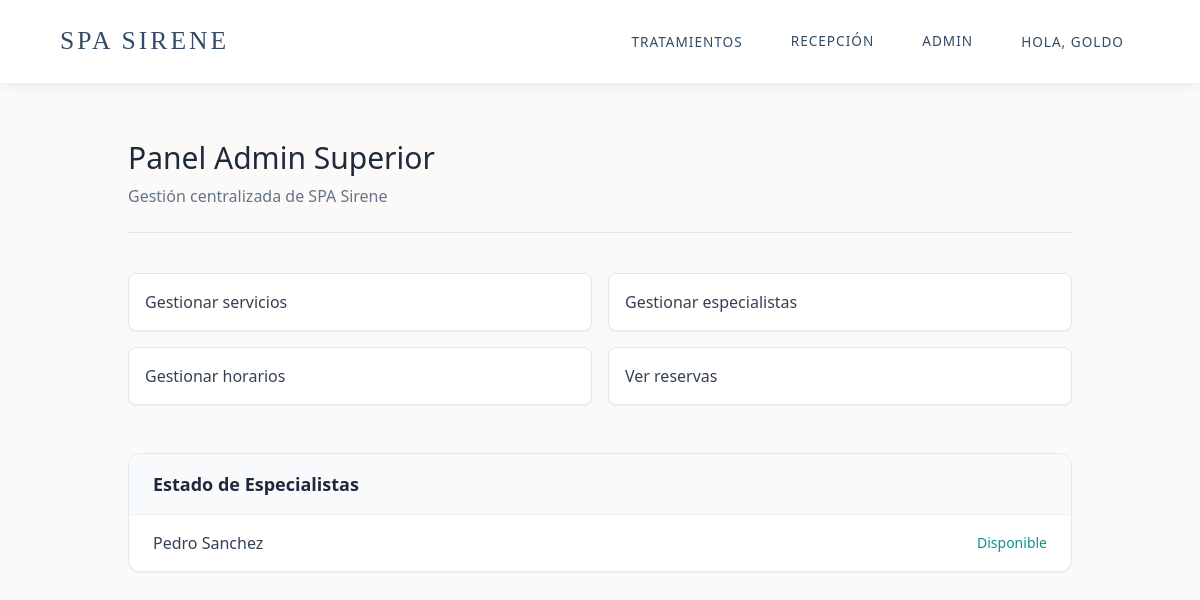
The page /spa/admin-panel/ (signed in) on the database as committed earlier.
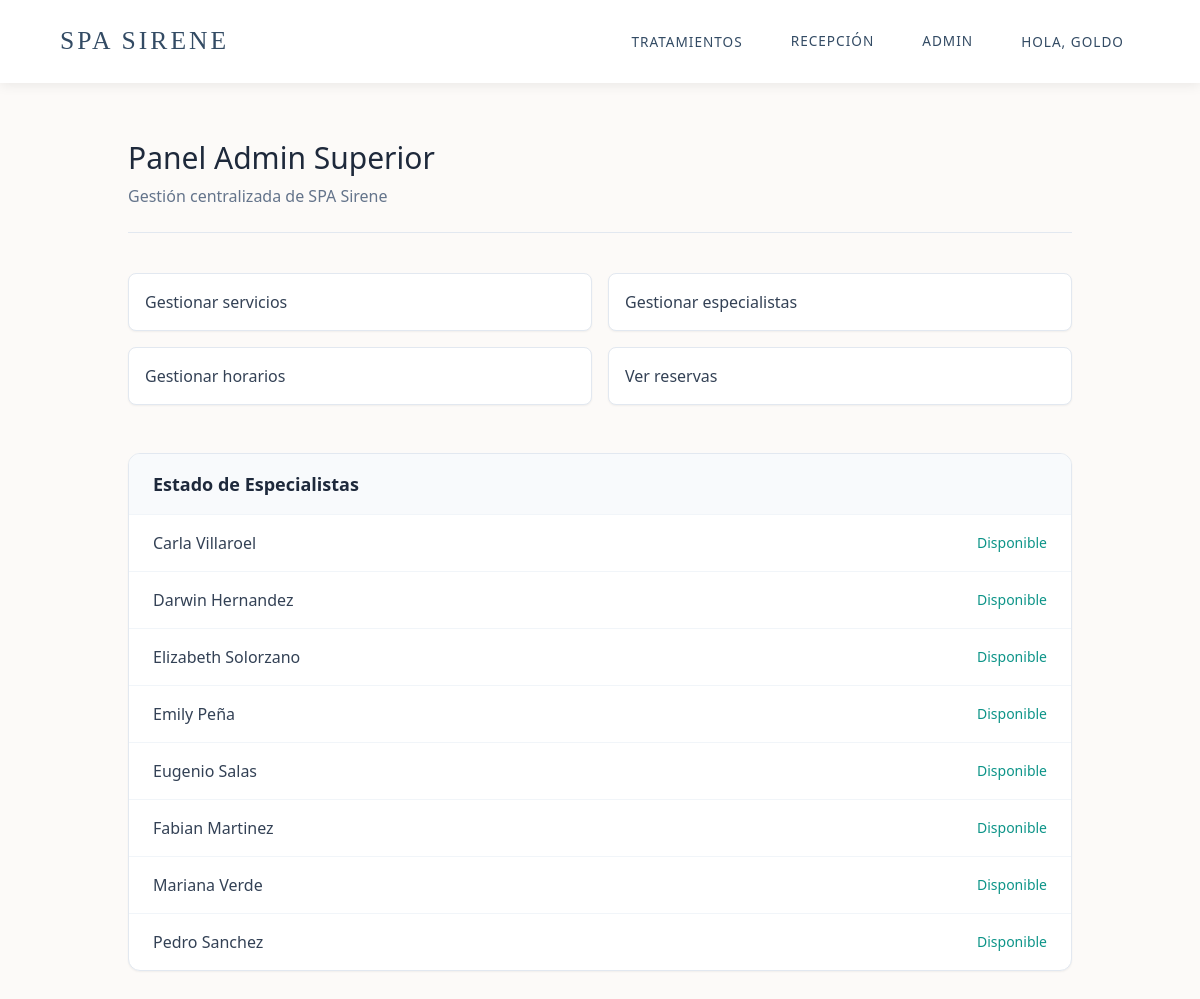
The same page on the database as committed later.
### coffee/models.py (models this page shows, shortened)
class Specialist(models.Model):
    name = models.CharField(max_length=255)
    available = models.BooleanField(default=True)
    email = models.EmailField(null=True, blank=True)
    class Meta:
        verbose_name = 'Specialist'
        verbose_name_plural = 'Specialists'

### coffee/views.py (the view)
# urls.py: path('admin-panel/', views.admin_dashboard, name='admin_dashboard'),
@login_required
@staff_required
def admin_dashboard(request):
    servicios = Servicio.objects.all().order_by('name')
    especialistas = Specialist.objects.all().order_by('name')
    reservas = Reserva.objects.all()
    conteos = Reserva.objects.values('estado').annotate(total=Count('id'))
    conteo_dict = {c['estado']: c['total'] for c in conteos}
    return render(request, 'admin_dashboard.html', {
        'servicios': servicios,
        'especialistas': especialistas,
        'reservas': reservas,
        'conteos': conteo_dict,
    })

### coffee/context_processors.py (called while the page is built)
def role_flags(request):
    user = getattr(request, 'user', None)
    is_receptionist = False
    is_admin_superior = False
    try:
        if user and user.is_authenticated:
            if user.is_superuser or user.is_staff:
                is_receptionist = user.is_superuser or ('receptionist' in [g.lower() for g in user.groups.values_list('name', flat=True)])
                is_admin_superior = True
            else:
                groups = [g.lower() for g in user.groups.values_list('name', flat=True)]
                is_receptionist = 'receptionist' in groups or 'recepcionista' in groups
                is_admin_superior = 'adminsuperior' in groups or 'admin_superior' in groups
    except Exception:
        pass
    return {'is_receptionist': is_receptionist, 'is_admin_superior': is_admin_superior}

### coffee/views.py (called while the page is built)
def staff_required(view_func):
    from functools import wraps
    from django.core.exceptions import PermissionDenied
    @wraps(view_func)
    def _wrapped(request, *args, **kwargs):
        if not request.user.is_authenticated or not request.user.is_staff:
            raise PermissionDenied
        return view_func(request, *args, **kwargs)
    return _wrapped

### coffee/templates/admin_dashboard.html
{% extends 'base.html' %}
{% load static %}
{% block content %}
<div class="max-w-5xl mx-auto p-6 md:p-10">
    <div class="mb-10 border-b border-slate-200 pb-6">
        <h2 class="text-3xl font-light text-slate-800">Panel Admin Superior</h2>
        <p class="text-slate-500 mt-2">Gestión centralizada de SPA Sirene</p>
    </div>
    <div class="grid grid-cols-1 sm:grid-cols-2 gap-4 mb-12">
        <a href="{% url 'admin_services_list' %}" class="p-4 bg-white border border-slate-200 rounded-lg hover:border-teal-500 transition shadow-sm font-medium text-slate-700">Gestionar servicios</a>
        <a href="{% url 'admin_specialists_list' %}" class="p-4 bg-white border border-slate-200 rounded-lg hover:border-teal-500 transition shadow-sm font-medium text-slate-700">Gestionar especialistas</a>
        <a href="{% url 'admin_horarios_list' %}" class="p-4 bg-white border border-slate-200 rounded-lg hover:border-teal-500 transition shadow-sm font-medium text-slate-700">Gestionar horarios</a>
        <a href="{% url 'admin_reservas_list' %}" class="p-4 bg-white border border-slate-200 rounded-lg hover:border-teal-500 transition shadow-sm font-medium text-slate-700">Ver reservas</a>
    </div>
    <div class="bg-white rounded-xl shadow-sm border border-slate-200 overflow-hidden">
        <div class="px-6 py-4 border-b border-slate-100 bg-slate-50">
            <h3 class="text-lg font-semibold text-slate-800">Estado de Especialistas</h3>
        </div>
        <ul class="divide-y divide-slate-100">
            {% for e in especialistas %}
            <li class="px-6 py-4 flex justify-between items-center hover:bg-slate-50 transition">
                <span class="text-slate-700">{{ e.name }}</span>
                <span class="text-sm font-medium {% if e.available %}text-teal-600{% else %}text-red-500{% endif %}">
                    {% if e.available %}Disponible{% else %}No disponible{% endif %}
                </span>
            </li>
            {% empty %}
            <li class="px-6 py-4 text-slate-400 italic">No hay especialistas registrados.</li>
            {% endfor %}
        </ul>
    </div>
</div>
{% endblock %}

Rows that differ between the two databases and show on the page:
added Specialist: name "Carla Villaroel", available "Disponible"
added Specialist: name "Darwin Hernandez", available "Disponible"
added Specialist: name "Elizabeth Solorzano", available "Disponible"
added Specialist: name "Emily Peña", available "Disponible"
added Specialist: name "Eugenio Salas", available "Disponible"
added Specialist: name "Fabian Martinez", available "Disponible"
added Specialist: name "Mariana Verde", available "Disponible"
